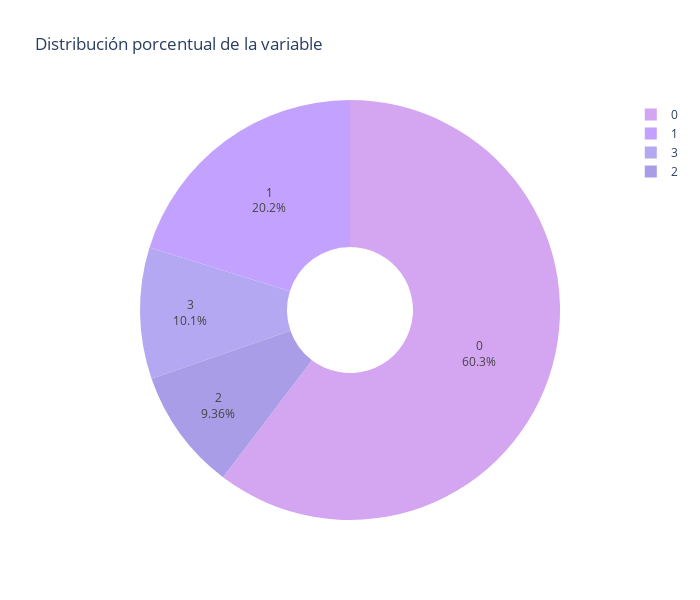
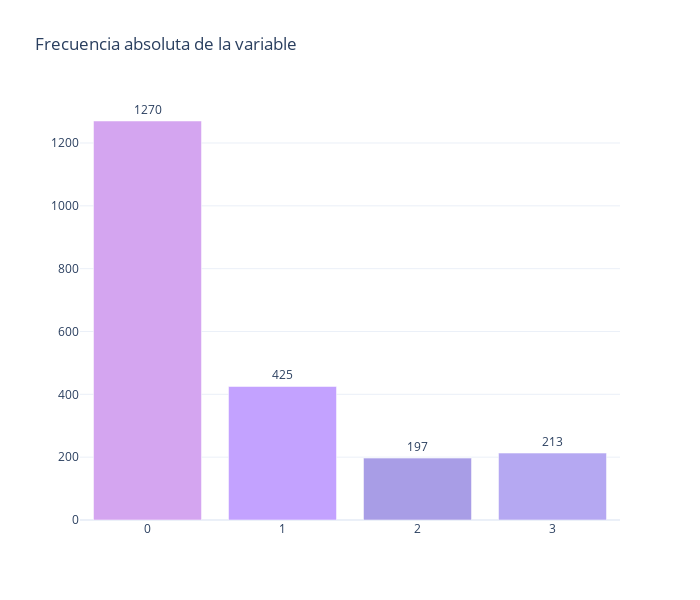

Here is the notebook cell these charts were saved with, in order:
### Code cell
graficar_distribucion_categorica(df_csv, 'Ethnicity')

### Figure 1 — Plotly figure (JSON) as saved in the notebook; plotly's stock layout.template omitted (floating-point values rounded to 4 significant figures)
{"data": [{"hole": 0.3, "labels": [0, 1, 3, 2], "marker": {"colors": ["#D4A5F0", "#C3A2FF", "#B5A8F2", "#A89DE6"]}, "textinfo": "label+percent", "type": "pie", "values": [1270, 425, 213, 197]}], "layout": {"height": 600, "title": {"text": "Distribución porcentual de la variable"}, "width": 700}}

### Figure 2 — Plotly figure (JSON) as saved in the notebook; plotly's stock layout.template omitted (floating-point values rounded to 4 significant figures)
{"data": [{"marker": {"color": ["#D4A5F0", "#C3A2FF", "#B5A8F2", "#A89DE6"]}, "text": [1270.0, 425.0, 213.0, 197.0], "textposition": "outside", "type": "bar", "x": [0, 1, 3, 2], "y": [1270, 425, 213, 197]}], "layout": {"height": 600, "showlegend": false, "title": {"text": "Frecuencia absoluta de la variable"}, "width": 700}}
